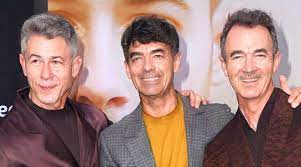
#> input picture PythonOpenCV_Face_Detection/Face_detection_multiple/1.jpg, 301 x 167 px; its folder holds only this picture in this run
$ python face_detector.py
#> lines starting #> are read from the running program, lines starting #| are printed output that depends on the picture; after the words box and inside, x2 and y2 are one past the last pixel; in counts of white or black regions, pixels touching at a corner belong together
import cv2, glob

all_img = glob.glob("*.jpg")
detect = cv2.CascadeClassifier("haarcascade_frontalface_default.xml")

for image in all_img:
    img = cv2.imread(image)
#> img is the input picture: shape (167, 301, 3); mean B, G, R 118.7, 124.4, 157.1
    gray = cv2.cvtColor(img, cv2.COLOR_BGR2GRAY)
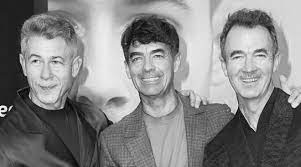
#> gray: shape (167, 301); min 2, max 253, mean 133.5
    faces = detect.detectMultiScale(gray, 1.3, 5)
#> faces = [[16, 37, 60, 60], [217, 30, 64, 64], [119, 33, 61, 61]]

    for(x, y, w, h) in faces:
        f_img = cv2.rectangle(img, (x, y), (x+w, y+h), (0,255,0), 2)
#> this loop made 3 passes
#> pass 2, `f_img = cv2.rectangle(img, (x, y), (x+w, y+h), (0,255,0), 2)`:
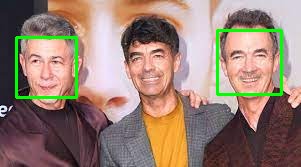
#> f_img: shape (167, 301, 3); mean B, G, R 114.9, 128, 152.2
#> pass 3, `f_img = cv2.rectangle(img, (x, y), (x+w, y+h), (0,255,0), 2)`:
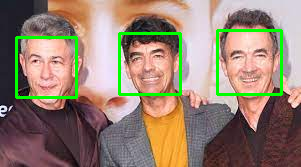
#> f_img: shape (167, 301, 3); 1.45% of pixels changed, all inside (x1, y1, x2, y2) = (118, 32, 182, 96)

    cv2.imshow("Face detect", f_img)
    cv2.waitKey(3000)
    cv2.destroyAllWindows()

$ run again, on PythonOpenCV_Face_Detection/Face_detection_multiple/5.jpg
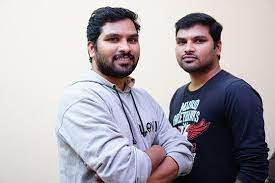
#> input picture PythonOpenCV_Face_Detection/Face_detection_multiple/5.jpg, 275 x 183 px
#> img is the input picture: shape (183, 275, 3); mean B, G, R 174.7, 167.9, 173.3
#> `gray = cv2.cvtColor(img, cv2.COLOR_BGR2GRAY)`:
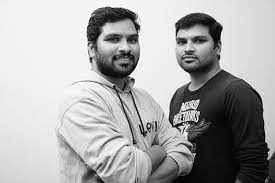
#> gray: shape (183, 275); min 0, max 255, mean 170.3
#> faces = [[165, 21, 52, 52], [93, 17, 58, 58]]
#> the loop `for(x, y, w, h) in faces:` made 2 passes
#> pass 2, `f_img = cv2.rectangle(img, (x, y), (x+w, y+h), (0,255,0), 2)`:
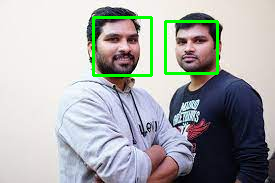
#> f_img: shape (183, 275, 3); mean B, G, R 171.1, 171, 169.5

$ run again, on PythonOpenCV_Face_Detection/Face_detection_multiple/6.jpg
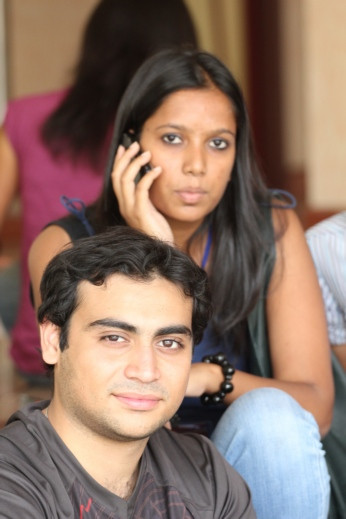
#> input picture PythonOpenCV_Face_Detection/Face_detection_multiple/6.jpg, 346 x 519 px
#> img is the input picture: shape (519, 346, 3); mean B, G, R 101.5, 113.7, 139.4
#> `gray = cv2.cvtColor(img, cv2.COLOR_BGR2GRAY)`:
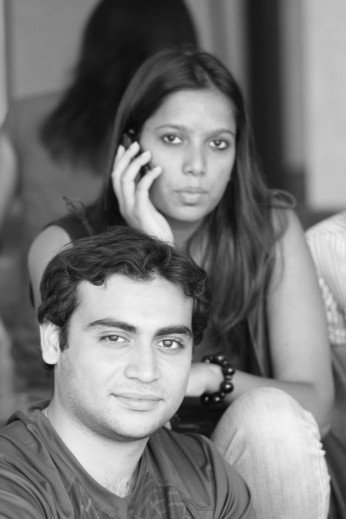
#> gray: shape (519, 346); min 6, max 247, mean 120
#> faces = [[140, 100, 110, 110], [69, 286, 144, 144]]
#> the loop `for(x, y, w, h) in faces:` made 2 passes
#> pass 2, `f_img = cv2.rectangle(img, (x, y), (x+w, y+h), (0,255,0), 2)`:
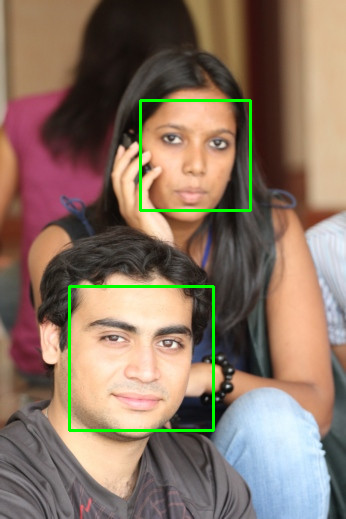
#> f_img: shape (519, 346, 3); mean B, G, R 100, 116.1, 137.1

$ run again, on PythonOpenCV_Face_Detection/Face_detection_multiple/3.jpg
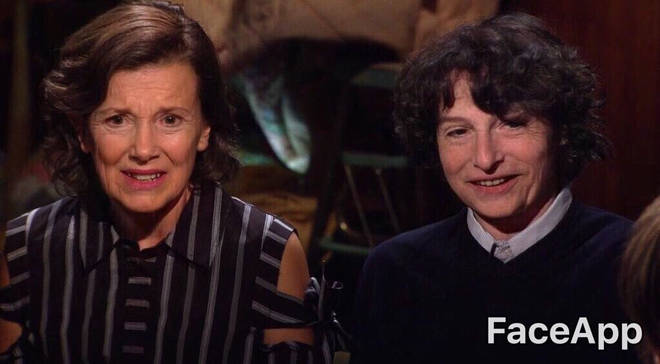
#> input picture PythonOpenCV_Face_Detection/Face_detection_multiple/3.jpg, 660 x 364 px
#> img is the input picture: shape (364, 660, 3); mean B, G, R 30.6, 29.2, 47.5
#> `gray = cv2.cvtColor(img, cv2.COLOR_BGR2GRAY)`:
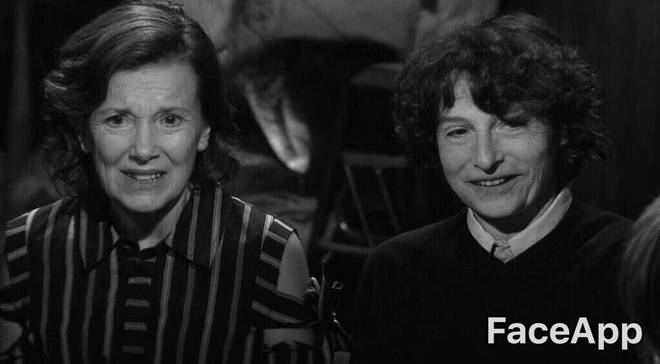
#> gray: shape (364, 660); min 0, max 251, mean 34.8
#> faces = [[78, 67, 136, 136], [419, 76, 139, 139]]
#> the loop `for(x, y, w, h) in faces:` made 2 passes
#> pass 2, `f_img = cv2.rectangle(img, (x, y), (x+w, y+h), (0,255,0), 2)`:
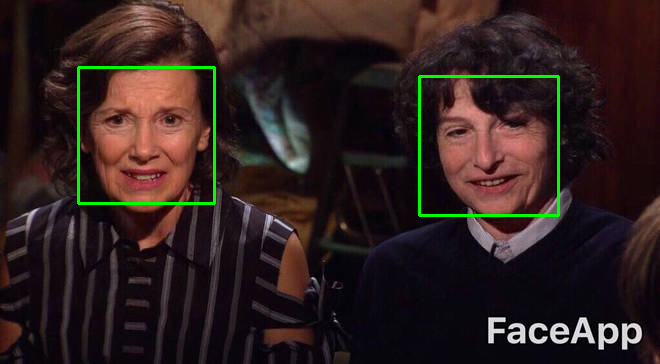
#> f_img: shape (364, 660, 3); mean B, G, R 30.2, 32.3, 46.8
